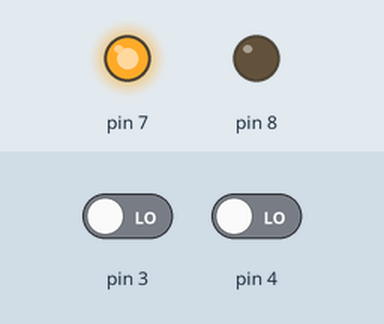
Simulated run of this sketch. Board: Arduino Uno, built with avr-gcc and run on an emulated ATmega328P. Parts: output pins drawn as LEDs (lit = HIGH). Inputs (shaded band) come from the test bench; at power-on: pin 4 LOW, pin 3 LOW.

Above: at 1.2 s.
1.3 s: pin 4 driven HIGH
At 3.2 s:
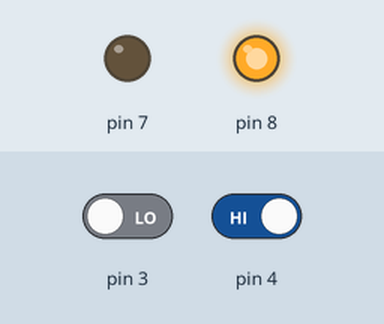
3.8 s: pin 3 driven HIGH
At 4.7 s:
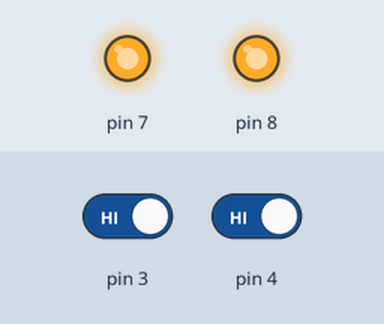
6.8 s: pin 3 driven LOW
At 8.2 s:
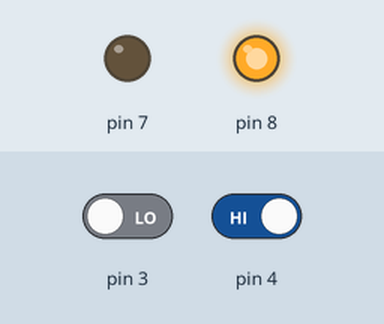
Timing chart, 0 to 9.8 s (numbered marks = the images above; inputs shaded):
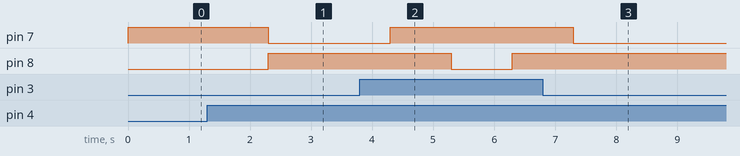

Measured:
- after the input at 1.3 s, pin 7: HIGH → LOW after 1.0 s; pin 8: LOW → HIGH after 1.0 s
- after the input at 3.8 s, pin 7: LOW → HIGH after 0.50 s; pin 8: HIGH → LOW after 1.5 s, → HIGH 1.0 s later
- after the input at 6.8 s, pin 7: HIGH → LOW after 0.50 s

The sketch:

JKFlipflop.ino
```cpp
int J, K , Q=0,NQ;
int s, r;
int CK = 1;
void setup()
{
  pinMode(3,INPUT);
  pinMode(4,INPUT);
  pinMode(8,OUTPUT);
  pinMode(7,OUTPUT);
}
void loop()
{
  J = digitalRead(3);
  K = digitalRead(4);

  s = !(CK&&J&&NQ);
  r = !(CK&&K&&Q);
  Q=!(s&&NQ);
  NQ=!(r&&Q);

 // As toggle is at J =1, K =1
// To observe the toggle delay is given
  if (J == HIGH, K == HIGH) {

  digitalWrite(7,Q);
  delay(1000);
  digitalWrite(8,NQ);
  }
  else {

  digitalWrite(7,Q);
  digitalWrite(8,NQ);
  }

}
```
